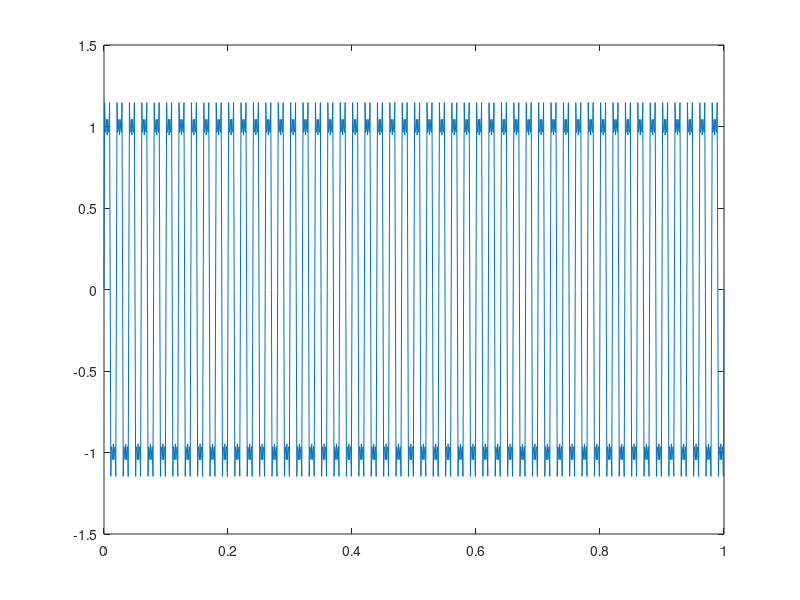

Reproduce this figure in MATLAB.
clc;
clear;

%% Inititalization
T = 1; % 1 seconds
dt = 0.001; % 10 KHz sampling freq
Nsample = T/dt;    % Number of samples
nfft = 2^nextpow2(Nsample);
Fs = 1/dt;


freq1 = 150;  % signal frequency
freq2 = 100;  % signal frequency
freq3 = 80;  % signal frequency
freq4 = 250;  % signal frequency
alpha = -15; 

a0 = 0;
a = NaN(nfft/2);
b = NaN(nfft/2);

fs = 50;
%% Create Signal
t = 0:dt:T;
%x = exp(alpha*t).*(sin(2*pi*freq1*t) + sin(2*pi*freq2*t)+ sin(2*pi*freq3*t)+ sin(2*pi*freq4*t));
%x = 8/pi^2 *(sin(2*pi*fs*t) - 1/9 * sin(6*pi*fs*t) + 1/25 * sin(10*pi*fs*t)  - 1/49 * sin(14*pi*fs*t) + 1/81 * sin(18*pi*fs*t) );
x = 4/pi *(sin(2*pi*fs*t) + 1/3 * sin(6*pi*fs*t) + 1/5 * sin(10*pi*fs*t)  + 1/7 * sin(14*pi*fs*t) + 1/9 * sin(18*pi*fs*t) + 1/11 * sin(22*pi*fs*t) );

%% Processing
%% FFT
% x_fft = fft(x);
% f = Fs/2*linspace(0,1,nfft/2 -1);
% 
% a0 = x_fft(1)/nfft;
% a = 2*real(x_fft(2:nfft/2))/nfft;
% b = -2*imag(x_fft(2:nfft/2))/nfft;
% mag =sqrt(b.^2+a.^2);
% 
% % Filter and reconstruct signal
% tr = t(1:round(length(t)/2));
% y(1) = a0/2;
% f_start = 60;
% f_stop = 200;
% for i = f_start: f_stop
%    y = y + a(i)*cos(f(i)*2*pi*tr)+b(i)*2*sin(f(i)*pi*tr);
% end
% A0 = a0;
% A = a(f_start:f_stop);
% B = b(f_start:f_stop);
% F = f(f_start:f_stop);
% %% Save to file
% dlmwrite('driven_data.txt',A0','delimiter','\t','precision',5,'-append');
% dlmwrite('driven_data.txt',F,'delimiter','\t','precision',5,'-append');
% dlmwrite('driven_data.txt',A,'delimiter','\t','precision',5,'-append');
% dlmwrite('driven_data.txt',B,'delimiter','\t','precision',5,'-append');



%% Plot

figure(1);
plot(t,x);

% figure(2);
% stem(f,mag);
% 
% figure(3);
% plot(tr(1:length(y)),y);
